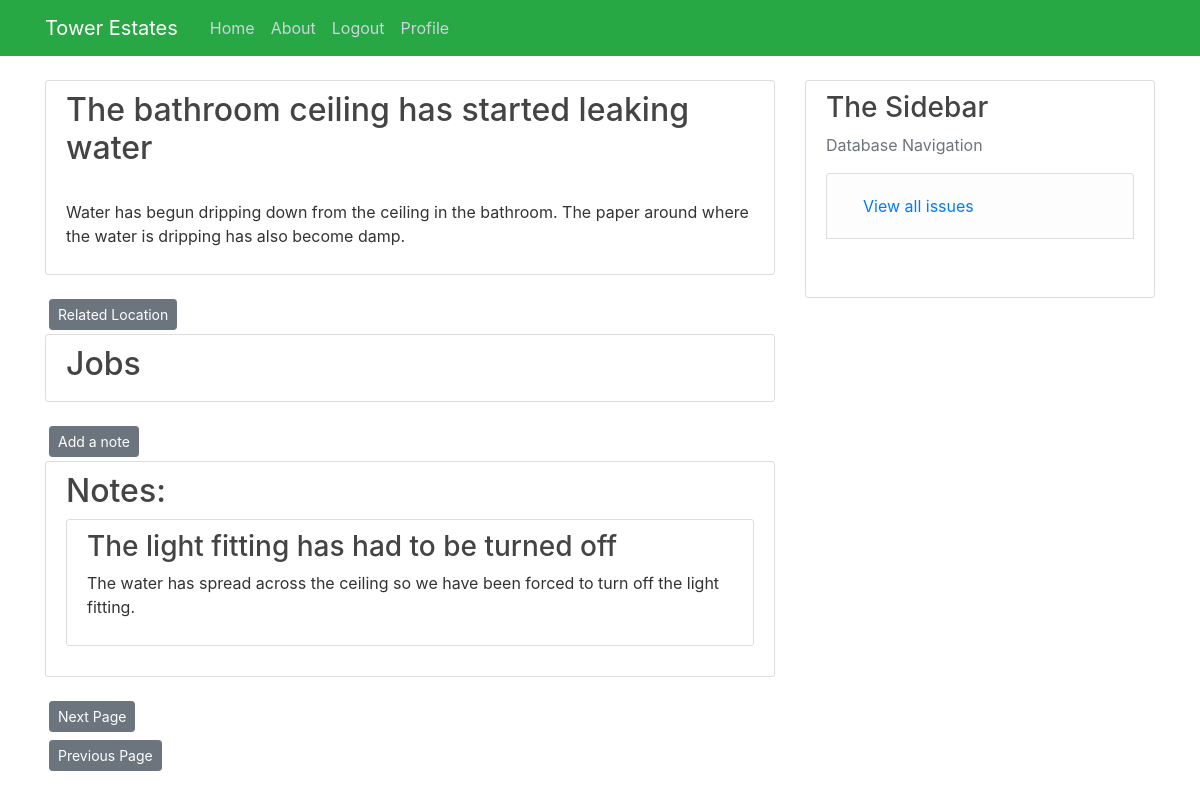
Before: /Issue_page/1 (signed in) with the older database file.
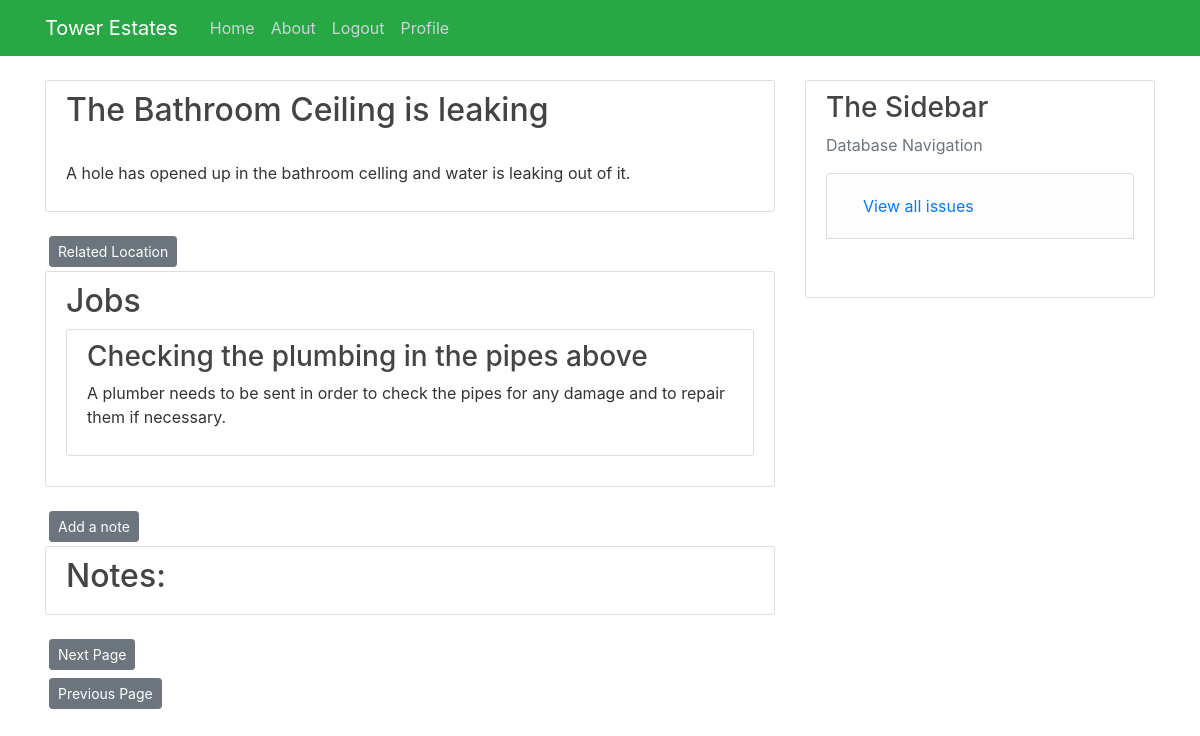
After: the same page with the newer database file.
### Tower/models.py (models this page shows, shortened)
class Issue(db.Model):  # Issue table
    issue_id = db.Column(db.Integer, primary_key=True)
    summary = db.Column(db.String(100), nullable=False)
    content = db.Column(db.String(500), nullable=False)
    approved = db.Column(db.Boolean, default=False)
    opened = db.Column(db.DateTime, nullable=False, default=datetime.utcnow())
    closed = db.Column(db.Boolean, default=False)
    property_id = db.Column(db.Integer, db.ForeignKey("properties.property_id"), nullable=False)
    jobs = db.relationship("Jobs", backref="Issue", lazy=True, cascade="all, delete-orphan")
    notes = db.relationship("Issue_Notes", backref="Issue", lazy=True, cascade="all, delete-orphan")

class Issue_Notes(db.Model):  # notes for issues table
    note_id = db.Column(db.Integer, primary_key=True)
    issue = db.Column(db.Integer, db.ForeignKey("issue.issue_id"), nullable=False)
    created = db.Column(db.DateTime, nullable=False, default=datetime.utcnow())
    title = db.Column(db.String(100), nullable=False)
    content = db.Column(db.String(500), nullable=False)
    post_time = db.Column(db.DateTime, default=datetime.utcnow)

class Jobs(db.Model):  # Jobs table
    job_id = db.Column(db.Integer, primary_key=True)
    summary = db.Column(db.String(100), nullable=False)
    content = db.Column(db.String(500), nullable=False)
    opened = db.Column(db.DateTime, nullable=False, default=datetime.utcnow())
    closed = db.Column(db.Boolean, default=False)
    issue = db.Column(db.Integer, db.ForeignKey("issue.issue_id"), nullable=False)
    quotes = db.relationship("Quotes", backref="Jobs", lazy=True, cascade="all, delete-orphan")
    notes = db.relationship("Jobs_Notes", backref="Jobs", lazy=True, cascade="all, delete-orphan")

### Tower/routes.py (the view)
@app.route("/Issue_page/<int:issue_id>")  # Homepage for issue
@login_required
def Issue_page(issue_id):
    page = request.args.get("page", 1, type=int)
    issue = db.session.query(Issue).filter(Issue.issue_id == issue_id).first()
    place = db.session.query(Properties).filter(Properties.property_id == issue.property_id).first()
    place_url = url_for('Property', property_id=place.property_id)
    jobs = db.session.query(Jobs).filter(Jobs.issue == issue_id).all()
    completed =True  # Checking if all jobs are completed
    for all in jobs:
        if  all.closed == False:
            completed=False
    found_notes = db.session.query(Issue_Notes).filter(Issue_Notes.issue == Issue.issue_id).order_by(
        Issue_Notes.note_id.desc())
    notes = found_notes.paginate(page, per_page=5)
    next_url = url_for("Issue", page=notes.next_num) \
        if notes.has_next else None
    prev_url = url_for("Issue", page=notes.prev_num) \
        if notes.has_prev else None
    create_a_job = url_for("Create_Job", issue_id=issue_id)
    return render_template("Issue.html", title="Issue", issue=issue, notes=notes, next_url=next_url, prev_url=prev_url,
                           create_a_job=create_a_job, jobs=jobs, completed=completed, place=place, place_url=place_url)

### Tower/models.py (called while the page is built)
@login_manager.user_loader
def load_user(user_id):
    return User.query.get(int(user_id))

### Tower/templates/Issue.html (shortened to what this page needs)
{% extends "layout.html" %}
{% block content %}
<div class="content-section">
    <h2> {{issue.summary}}</h2>
    <br>
    <p> {{issue.content}}</p>
</div>
<a class="btn btn-secondary btn-sm m-1" href="{{place_url}}">Related Location</a>
<div class="content-section">
    <h2 class="article-title">Jobs</h2>
    {% for job in jobs %}
        <div class="content-section">
            <a class="article-title" href="{{ url_for('Job', job_id = job.job_id) }}"><h3> {{ job.summary }}</h3></a>
            <p>{{job.content}}</p>
        </div>
    {% endfor %}
</div>
<div>
    <a class="btn btn-secondary btn-sm m-1" href=" {{url_for('Issue_note_page', issue_id=issue.issue_id) }}">Add a note</a>
    <br>
</div>
<div class="content-section">
    <h2 class="article-title">Notes: </h2>
    {% for note in notes.items %}
        <div class="content-section">
            <h3 class="article-title">{{ note.title }} </h3>
            <p> {{note.content }}</p>
        </div>
    {% endfor %}
</div>
<div>
    <a class="btn btn-secondary btn-sm m-1" href=" {{next_url}}">Next Page</a>
</div>
<div>
    <a class="btn btn-secondary btn-sm m-1" href=" {{prev_url}}">Previous Page</a>
</div>
{% endblock content %}

Changed rows visible on the page:
removed Issue_Notes: title "The light fitting has had to be turned off", content "The water has spread across the ceiling so we have been forced to turn off the light fitting."
changed Issue: summary "The bathroom ceiling has started leaking water" → "The Bathroom Ceiling is leaking"; content "Water has begun dripping down from the ceiling in the bathroom. The paper around where the water is dripping has also become damp." → "A hole has opened up in the bathroom celling and water is leaking out of it."
added Jobs: summary "Checking the plumbing in the pipes above", content "A plumber needs to be sent in order to check the pipes for any damage and to repair them if necessary."
